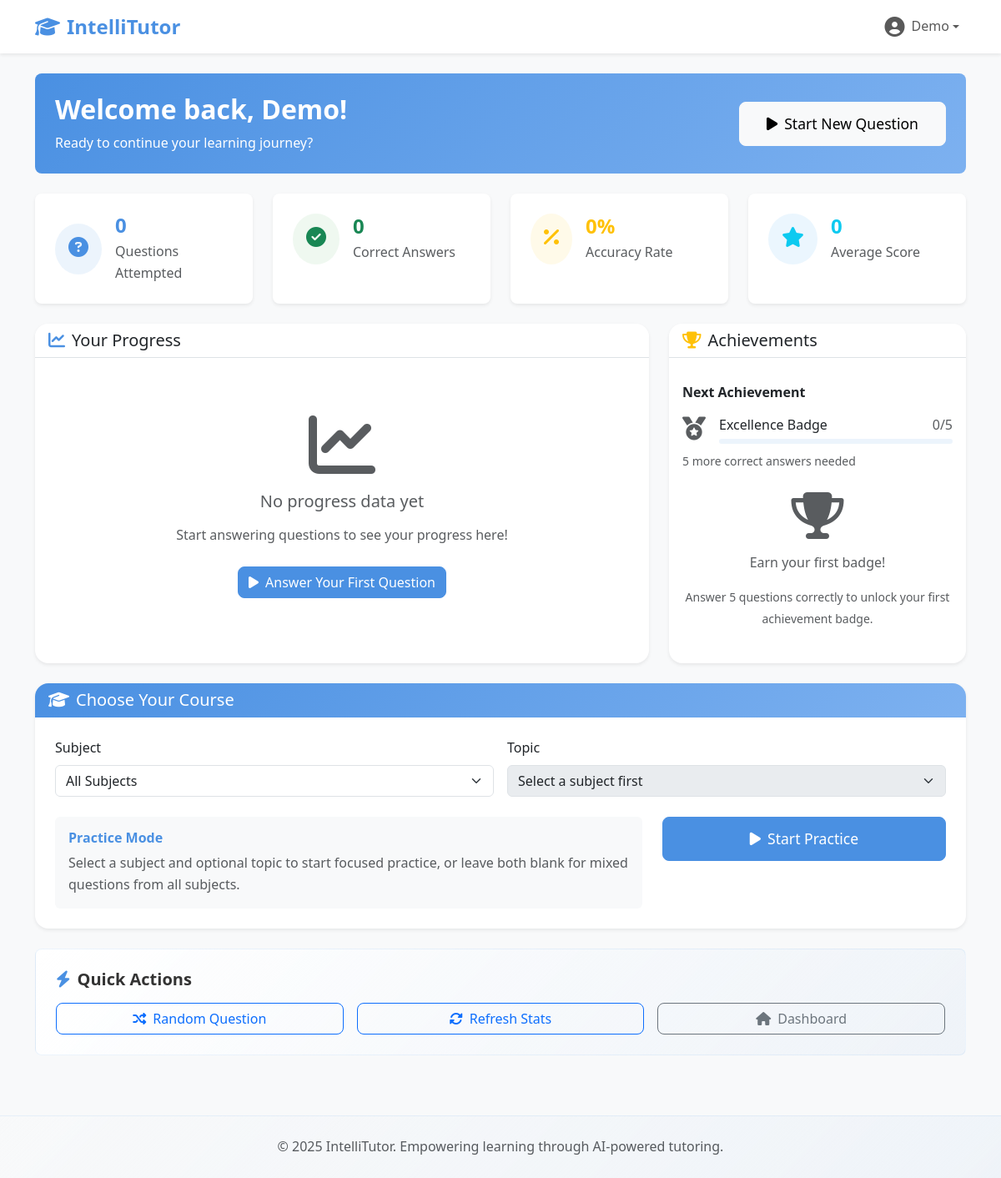
Before: /student/dashboard (signed in) with the older database file.
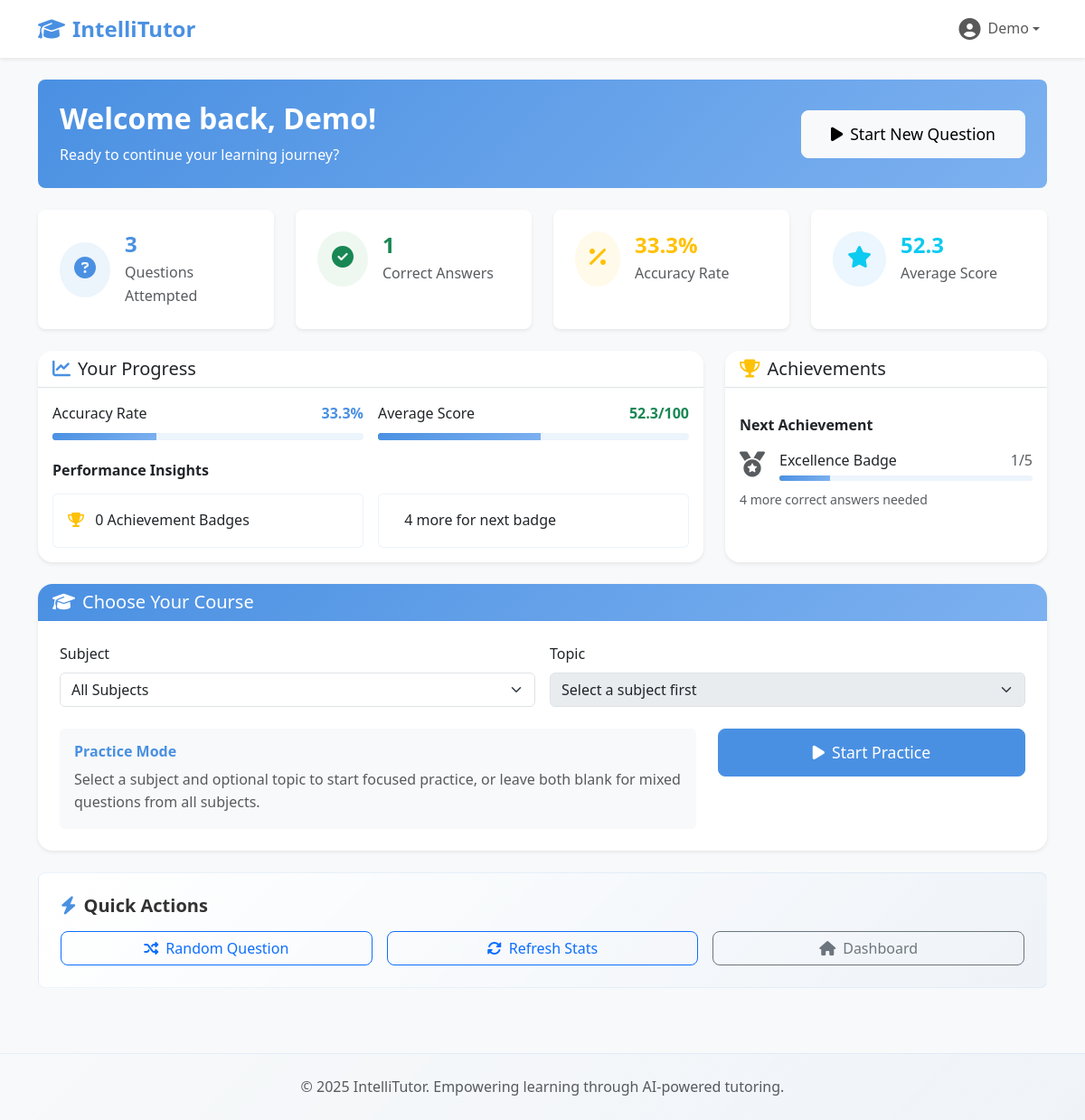
After: the same page with the newer database file.
### models.py (models this page shows, shortened)
class User(UserMixin, db.Model):
    __tablename__ = 'users'
    id = db.Column(db.Integer, primary_key=True)
    username = db.Column(db.String(80), unique=True, nullable=False)
    email = db.Column(db.String(120), unique=True, nullable=False)
    password_hash = db.Column(db.String(256), nullable=False)
    first_name = db.Column(db.String(50), nullable=True)
    last_name = db.Column(db.String(50), nullable=True)
    role = db.Column(db.String(20), default='student')  # 'student' or 'admin'
    questions_attempted = db.Column(db.Integer, default=0)
    questions_correct = db.Column(db.Integer, default=0)
    total_score = db.Column(db.Integer, default=0)
    badges = db.Column(db.Integer, default=0)
    created_at = db.Column(db.DateTime, default=datetime.now)
    updated_at = db.Column(db.DateTime, default=datetime.now, onupdate=datetime.now)

### routes.py (the view)
@app.route('/student/dashboard')
@require_login
def student_dashboard():
    user = current_user
    accuracy = 0
    if user.questions_attempted > 0:
        accuracy = round((user.questions_correct / user.questions_attempted) * 100, 1)
    avg_score = 0
    if user.questions_attempted > 0:
        avg_score = round(user.total_score / user.questions_attempted, 1)
    expected_badges = user.questions_correct // 5
    if expected_badges > user.badges:
        user.badges = expected_badges
        db.session.commit()
        flash(f'Congratulations! You earned a new badge for answering {user.questions_correct} questions correctly!', 'success')
    subjects = get_all_subjects_from_db()
    return render_template('student_dashboard.html',
                         user=user,
                         accuracy=accuracy,
                         avg_score=avg_score,
                         subjects=subjects)

### auth.py (called while the page is built)
@login_manager.user_loader
def load_user(user_id):
    return User.query.get(int(user_id))

def require_login(f):
    @wraps(f)
    def decorated_function(*args, **kwargs):
        if not current_user.is_authenticated:
            return redirect(url_for('auth.login', next=request.url))
        return f(*args, **kwargs)
    return decorated_function

### routes.py (called while the page is built)
def get_all_subjects_from_db():
    db_subjects = db.session.query(Question.subject).distinct().all()
    if db_subjects:
        subjects = [s[0] for s in db_subjects]
        return subjects
    else:
        return get_all_subjects()

@app.before_request
def make_session_permanent():
    session.permanent = True

### templates/student_dashboard.html (shortened to what the changed rows need)
{% extends "base.html" %}
{% block content %}
<div class="container py-4">
    <div class="row mb-4">
        <div class="col-12">
            <div class="welcome-header bg-primary-gradient text-white p-4 rounded-3">
                <div class="row align-items-center">
                    <div class="col-md-8">
                        <h1 class="h2 fw-bold mb-2">
                            Welcome back, {{ current_user.first_name or 'Student' }}!
                        </h1>
                        <p class="mb-0 opacity-90">Ready to continue your learning journey?</p>
                    </div>
                </div>
            </div>
        </div>
    </div>
    <div class="row g-4 mb-4">
        <div class="col-md-3">
            <div class="stat-card bg-white rounded-3 p-4 shadow-sm h-100">
                <div class="d-flex align-items-center">
                    <div>
                        <h3 class="h4 fw-bold text-primary mb-1">{{ user.questions_attempted }}</h3>
                        <p class="text-muted mb-0">Questions Attempted</p>
                    </div>
                </div>
            </div>
        </div>
        <div class="col-md-3">
            <div class="stat-card bg-white rounded-3 p-4 shadow-sm h-100">
                <div class="d-flex align-items-center">
                    <div>
                        <h3 class="h4 fw-bold text-success mb-1">{{ user.questions_correct }}</h3>
                        <p class="text-muted mb-0">Correct Answers</p>
                    </div>
                </div>
            </div>
        </div>
        <div class="col-md-3">
            <div class="stat-card bg-white rounded-3 p-4 shadow-sm h-100">
                <div class="d-flex align-items-center">
                    <div>
                        <h3 class="h4 fw-bold text-warning mb-1">{{ accuracy }}%</h3>
                        <p class="text-muted mb-0">Accuracy Rate</p>
                    </div>
                </div>
            </div>
        </div>
        <div class="col-md-3">
            <div class="stat-card bg-white rounded-3 p-4 shadow-sm h-100">
                <div class="d-flex align-items-center">
                    <div>
                        <h3 class="h4 fw-bold text-info mb-1">{{ avg_score }}</h3>
                        <p class="text-muted mb-0">Average Score</p>
                    </div>
                </div>
            </div>
        </div>
    </div>
    <div class="row g-4">
        <div class="col-lg-8">
            <div class="card shadow-sm h-100">
                <div class="card-body">
                    {% if user.questions_attempted > 0 %}
                        <div class="row g-3">
                            <div class="col-sm-6">
                                <div class="progress-item">
                                    <div class="d-flex justify-content-between mb-2">
                                        <span class="fw-medium">Accuracy Rate</span>
                                        <span class="text-primary fw-bold">{{ accuracy }}%</span>
                                    </div>
                                    <div class="progress" style="height: 8px;">
                                        <div class="progress-bar bg-primary" style="width: {{ accuracy }}%"></div>
                                    </div>
                                </div>
                            </div>
                            <div class="col-sm-6">
                                <div class="progress-item">
                                    <div class="d-flex justify-content-between mb-2">
                                        <span class="fw-medium">Average Score</span>
                                        <span class="text-success fw-bold">{{ avg_score }}/100</span>
                                    </div>
                                    <div class="progress" style="height: 8px;">
                                        <div class="progress-bar bg-success" style="width: {{ avg_score }}%"></div>
                                    </div>
                                </div>
                            </div>
                        </div>
                        <div class="mt-4">
                            <h6 class="fw-bold mb-3">Performance Insights</h6>
                            <div class="row g-3">
                                <div class="col-sm-6">
                                    <div class="insight-card p-3 bg-light rounded">
                                        <i class="fas fa-trophy text-warning me-2"></i>
                                        <span class="fw-medium">{{ user.badges }} Achievement Badge{{ 's' if user.badges != 1 else '' }}</span>
                                    </div>
                                </div>
                                <div class="col-sm-6">
                                    <div class="insight-card p-3 bg-light rounded">
                                        <span class="fw-medium">{{ 5 - (user.questions_correct % 5) }} more for next badge</span>
                                    </div>
                                </div>
                            </div>
                        </div>
                    {% else %}
                        <div class="text-center py-5">
                            <i class="fas fa-chart-line text-muted display-1 mb-3"></i>
                            <h5 class="text-muted mb-3">No progress data yet</h5>
                            <p class="text-muted mb-4">Start answering questions to see your progress here!</p>
                            <a href="{{ url_for('get_question') }}" class="btn btn-primary">
                                <i class="fas fa-play me-2"></i>Answer Your First Question
                            </a>
                        </div>
                    {% endif %}
                </div>
            </div>
        </div>
        <div class="col-lg-4">
            <div class="card shadow-sm h-100">
                <div class="card-body">
                    {% set next_badge_target = ((user.questions_correct // 5) + 1) * 5 %}
                    {% set progress_to_next = user.questions_correct % 5 %}
                    <div class="next-badge mt-3">
                        <h6 class="fw-bold mb-3">Next Achievement</h6>
                        <div class="d-flex align-items-center mb-2">
                            <i class="fas fa-medal text-muted me-3 fs-3"></i>
                            <div class="flex-grow-1">
                                <div class="d-flex justify-content-between mb-1">
                                    <span class="fw-medium">Excellence Badge</span>
                                    <span class="text-muted">{{ progress_to_next }}/5</span>
                                </div>
                                <div class="progress" style="height: 6px;">
                                    <div class="progress-bar bg-warning" style="width: {{ (progress_to_next / 5) * 100 }}%"></div>
                                </div>
                            </div>
                        </div>
                        <small class="text-muted">{{ 5 - progress_to_next }} more correct answers needed</small>
                    </div>
                    {% if user.questions_attempted == 0 %}
                        <div class="text-center py-4">
                            <i class="fas fa-trophy text-muted display-4 mb-3"></i>
                            <p class="text-muted mb-3">Earn your first badge!</p>
                            <small class="text-muted">Answer 5 questions correctly to unlock your first achievement badge.</small>
                        </div>
                    {% endif %}
                </div>
            </div>
        </div>
    </div>
</div>
{% endblock %}

### templates/base.html (shortened to what this page needs)
<!DOCTYPE html>
<html lang="en">
<head>
    <link href="https://cdn.jsdelivr.net/npm/bootstrap@5.3.0/dist/css/bootstrap.min.css" rel="stylesheet">
    <link href="https://cdnjs.cloudflare.com/ajax/libs/font-awesome/6.4.0/css/all.min.css" rel="stylesheet">
    <link href="{{ url_for('static', filename='css/style.css') }}" rel="stylesheet">
</head>
<body>
    <nav class="navbar navbar-expand-lg navbar-light bg-white shadow-sm">
        <div class="container">
            <a class="navbar-brand fw-bold text-primary" href="{{ url_for('index') }}">
                <i class="fas fa-graduation-cap me-2"></i>IntelliTutor
            </a>
            <div class="collapse navbar-collapse" id="navbarNav">
                <ul class="navbar-nav ms-auto">
                    {% if current_user.is_authenticated %}
                        <li class="nav-item dropdown">
                            <a class="nav-link dropdown-toggle d-flex align-items-center" href="#" id="navbarDropdown" role="button" data-bs-toggle="dropdown">
                                <i class="fas fa-user-circle me-2 fs-4"></i>
                                {{ current_user.first_name or current_user.username or 'User' }}
                            </a>
                        </li>
                    {% else %}
                        <li class="nav-item">
                            <a class="btn btn-primary" href="{{ url_for('auth.login') }}">
                                <i class="fas fa-sign-in-alt me-2"></i>Login
                            </a>
                        </li>
                    {% endif %}
                </ul>
            </div>
        </div>
    </nav>
    <main>
        {% block content %}{% endblock %}
    </main>
    <footer class="bg-light text-center py-4 mt-5">
        <div class="container">
            <p class="text-muted mb-0">
                &copy; 2025 IntelliTutor. Empowering learning through AI-powered tutoring.
            </p>
        </div>
    </footer>
</body>
</html>

Changed rows visible on the page:
changed User "Demo": questions_attempted "0" → "3"; questions_correct "0" → "1"; badges (not shown) → "0"; badges (not shown) → "s"; 5-(user.questions_correct%5) (not shown) → "4"
Other visible differences:
{{ accuracy }}: "0" → "33.3"
{{ avg_score }}: "0" → "52.3"
{{ accuracy }}: (not shown) → "33.3"
{{ avg_score }}: (not shown) → "52.3"
{{ progress_to_next }}: "0" → "1"
{{ 5 - progress_to_next }}: "5" → "4"
text no longer shown: "No progress data yet Start answering questions to see your progress here! Answer Your First Question Earn your first badge! Answer 5 questions correctly to unlock your first achievement badge."
text now shown: "Accuracy Rate % Average Score /100 Performance Insights Achievement Badge more for next badge"
